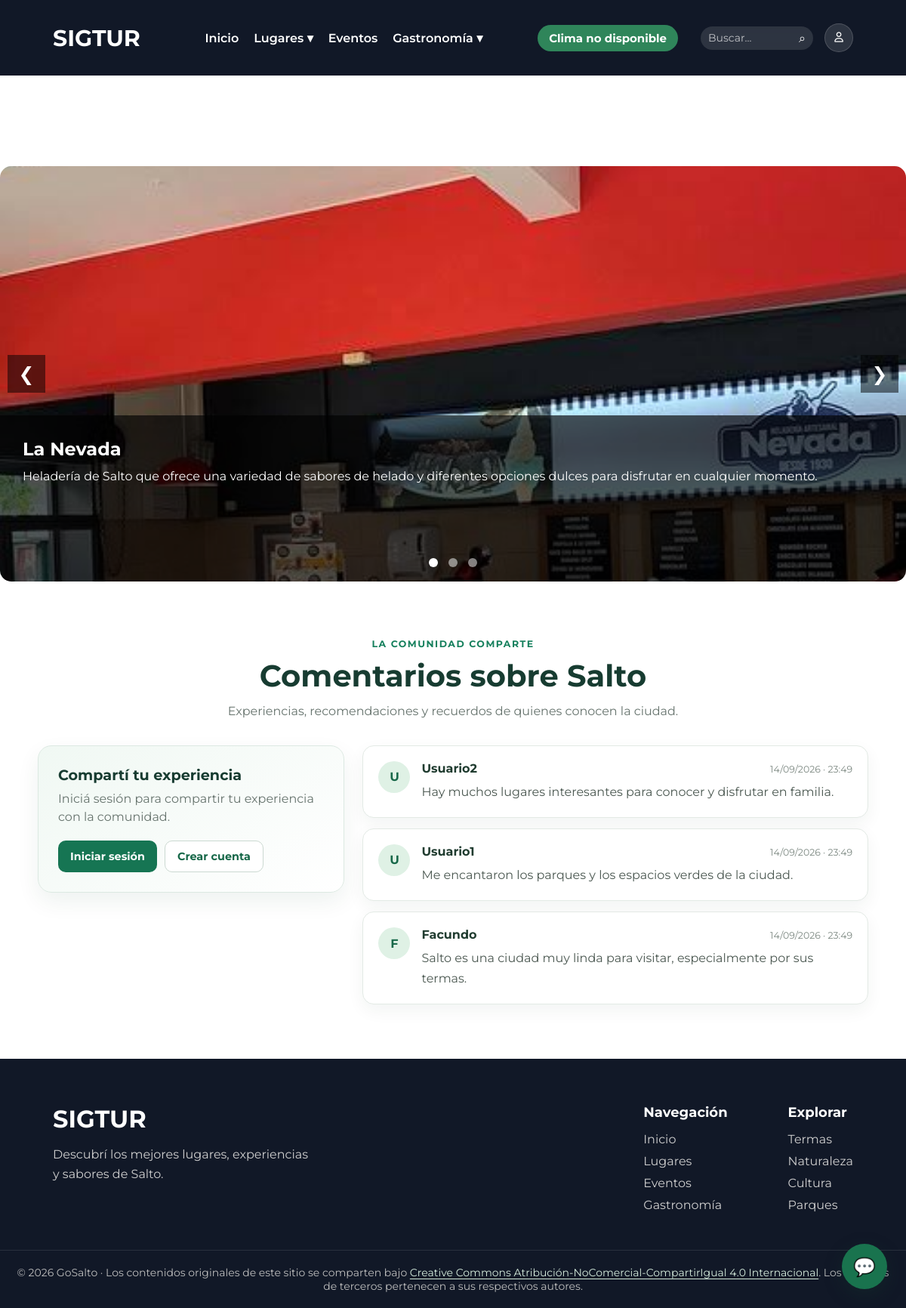
/pages/gastronomia/heladerias.php, run on the app's committed database.
### tables this page shows
CREATE TABLE `lugar` (
  `ID_LUGAR` int(11) NOT NULL,
  `NOMBRE` varchar(150) NOT NULL,
  `DESCRIPCION` text DEFAULT NULL,
  `DIRECCION` varchar(200) NOT NULL,
  `IMAGEN` varchar(255) DEFAULT NULL,
  `LATITUD` decimal(10,7) DEFAULT NULL,
  `LONGITUD` decimal(10,7) DEFAULT NULL
);

CREATE TABLE `comentario` (
  `ID_COMENTARIO` int(11) NOT NULL,
  `ID_USUARIO` int(11) NOT NULL,
  `COMENTARIO` text NOT NULL,
  `FECHA` datetime DEFAULT current_timestamp()
);

CREATE TABLE `usuario` (
  `ID_USUARIO` int(11) NOT NULL,
  `ID_ROL` int(11) NOT NULL,
  `NOMBRE` varchar(100) NOT NULL,
  `CONTRASENA` varchar(255) NOT NULL,
  `CORREO` varchar(150) NOT NULL
);

### config/config.php (called while the page is built, shortened)
<?php
function url($ruta)
{
    return BASE_URL . $ruta;
}
?>

### pages/gastronomia/heladerias.php (the view, shortened to what this page needs)
<?php
require_once("../../conexion.php");
$sql = "SELECT
            LUGAR.ID_LUGAR,
            LUGAR.NOMBRE,
            LUGAR.DESCRIPCION,
            LUGAR.DIRECCION,
            LUGAR.IMAGEN,
            LUGAR.LATITUD,
            LUGAR.LONGITUD
        FROM LUGAR
        INNER JOIN LUGAR_CATEGORIA
            ON LUGAR.ID_LUGAR = LUGAR_CATEGORIA.ID_LUGAR
        WHERE LUGAR_CATEGORIA.ID_CATEGORIA = 9";
$resultado = $conexion->query($sql);
?>
<!DOCTYPE html>
<html lang="es">
<head>
<link rel="stylesheet" href="<?php echo '../../assets/css/var.css'; ?>">
<link rel="stylesheet" href="<?php echo '../../assets/css/styles.css'; ?>">
<link rel="stylesheet" href="<?php echo '../../assets/css/componentes.css'; ?>">
<link rel="stylesheet" href="<?php echo '../../assets/css/style-secciones.css'; ?>">
<link rel="stylesheet" href="<?php echo '../../assets/css/slider.css'; ?>">
<link rel="stylesheet" href="<?php echo '../../assets/css/comments.css?v=3'; ?>">
<link rel="stylesheet" href="https://cdnjs.cloudflare.com/ajax/libs/font-awesome/6.7.2/css/all.min.css">
</head>
<body>
<main class="main-content pagina-interna">
<?php include("../../includes/navbar.php"); ?>
<section class="slider-container">
<button class="slider-btn prev">❮</button>
<?php $primero = true; ?>
<?php while ($heladeria = $resultado->fetch_assoc()) { ?>
    <div class="slide <?php echo $primero ? 'active' : ''; ?>">
        <img
            src="../../<?php echo $heladeria['IMAGEN']; ?>"
            alt="<?php echo $heladeria['NOMBRE']; ?>"
        >
        <div class="slide-info">
            <h2>
                <?php echo $heladeria['NOMBRE']; ?>
            </h2>
            <p>
                <?php echo $heladeria['DESCRIPCION']; ?>
            </p>
        </div>
    </div>
    <?php $primero = false; ?>
<?php } ?>
<button class="slider-btn next">❯</button>
<div class="slider-dots">
    <span class="dot active"></span>
    <span class="dot"></span>
    <span class="dot"></span>
</div>
</section>
<?php include("../../includes/comments.php"); ?>
</main>
<?php include("../../includes/footer.php"); ?>
<?php include("../../includes/chat-widget.php"); ?>
</body>
</html>

### includes/comments.php (shortened to what this page needs)
<?php
require_once(__DIR__ . "/../conexion.php");
require_once(__DIR__ . "/../config/config.php");
try {
    $resultadoComentarios = $conexion->query(
        "SELECT COMENTARIO.COMENTARIO, USUARIO.NOMBRE, COMENTARIO.FECHA
         FROM COMENTARIO
         INNER JOIN USUARIO ON COMENTARIO.ID_USUARIO = USUARIO.ID_USUARIO
         ORDER BY COMENTARIO.ID_COMENTARIO DESC"
    );
} catch (mysqli_sql_exception $error) {
    error_log("No se pudieron cargar los comentarios: " . $error->getMessage());
    $resultadoComentarios = false;
}
?>
<section class="comentarios" id="comentarios">
    <header class="comentarios-header">
        <span class="comentarios-etiqueta">La comunidad comparte</span>
        <h2>Comentarios sobre Salto</h2>
        <p>Experiencias, recomendaciones y recuerdos de quienes conocen la ciudad.</p>
    </header>
    <div class="comentarios-contenido">
        <div class="comentario-formulario">
            <h3>Compartí tu experiencia</h3>
            <?php if (isset($_SESSION['id_usuario'])) { ?>
                <p class="comentario-sesion">
                    Publicando como <strong><?= htmlspecialchars($_SESSION['nombre'] ?? 'Usuario', ENT_QUOTES, 'UTF-8') ?></strong>
                </p>
                <form action="<?= htmlspecialchars(url('pages/guardar_comentario.php'), ENT_QUOTES, 'UTF-8') ?>" method="POST">
                    <input type="hidden" name="csrf_token" value="<?= htmlspecialchars($_SESSION['csrf_comentario'], ENT_QUOTES, 'UTF-8') ?>">
                    <input type="hidden" name="return_to" value="<?= htmlspecialchars($_SERVER['REQUEST_URI'] ?? '/', ENT_QUOTES, 'UTF-8') ?>">
                    <label for="texto-comentario">Tu comentario</label>
                    <textarea
                        id="texto-comentario"
                        name="comentario"
                        maxlength="2000"
                        rows="5"
                        placeholder="¿Qué te gustó de Salto? Compartí tu recomendación..."
                        required
                    ></textarea>
                    <div class="comentario-formulario-pie">
                        <small>Hasta 2000 caracteres</small>
                        <button type="submit">Publicar comentario</button>
                    </div>
                </form>
            <?php } else { ?>
                <p>Iniciá sesión para compartir tu experiencia con la comunidad.</p>
                <div class="comentario-acceso">
                    <a href="<?= htmlspecialchars(url('pages/login.php'), ENT_QUOTES, 'UTF-8') ?>">Iniciar sesión</a>
                    <a href="<?= htmlspecialchars(url('pages/register.php'), ENT_QUOTES, 'UTF-8') ?>">Crear cuenta</a>
                </div>
            <?php } ?>
        </div>
        <div class="comentarios-lista">
            <?php if ($resultadoComentarios === false) { ?>
                <p class="comentarios-vacio">No se pudieron cargar los comentarios en este momento. Intentá nuevamente más tarde.</p>
            <?php } elseif ($resultadoComentarios->num_rows === 0) { ?>
                <p class="comentarios-vacio">Todavía no hay comentarios. ¡Sé la primera persona en compartir su experiencia!</p>
            <?php } else { ?>
                <?php while ($comentario = $resultadoComentarios->fetch_assoc()) { ?>
                    <article class="comentario">
                        <div class="comentario-avatar" aria-hidden="true">
                            <?= htmlspecialchars(mb_strtoupper(mb_substr($comentario['NOMBRE'], 0, 1, 'UTF-8'), 'UTF-8'), ENT_QUOTES, 'UTF-8') ?>
                        </div>
                        <div class="comentario-detalle">
                            <div class="comentario-meta">
                                <h3><?= htmlspecialchars($comentario['NOMBRE'], ENT_QUOTES, 'UTF-8') ?></h3>
                                <time datetime="<?= htmlspecialchars($comentario['FECHA'], ENT_QUOTES, 'UTF-8') ?>">
                                    <?= htmlspecialchars(date('d/m/Y · H:i', strtotime($comentario['FECHA'])), ENT_QUOTES, 'UTF-8') ?>
                                </time>
                            </div>
                            <p><?= nl2br(htmlspecialchars($comentario['COMENTARIO'], ENT_QUOTES, 'UTF-8')) ?></p>
                        </div>
                    </article>
                <?php } ?>
            <?php } ?>
        </div>
    </div>
</section>

### assets/css/var.css (style rules this page uses)
:root { --fuente: 'Montserrat', sans-serif; --color-principal: rgb(255, 255, 255); --color-secundario : #f5f5f5; --color-principal-texto: rgb(0, 0, 0); --color-secundario-texto : #555; --color-redes: #333; --tamaño-principal-h1: 30px; --tamaño-principal-fuente: 15px; }

### assets/css/styles.css (style rules this page uses)
* { margin: 0; padding: 0; box-sizing: border-box; font-family: var(--fuente); }
html, body { width: 100%; min-height: 100%; scroll-behavior: smooth; }
body { display: flex; flex-direction: column; min-height: 100vh; }
main { flex: 1; }
.pagina-interna { padding-top:100px; flex:1; }

### assets/css/componentes.css (style rules this page uses)
.slider-container { position: relative; max-width: 1200px; height: 550px; margin: 120px auto 40px auto; overflow: hidden; border-radius: 15px; }
.slide { display: none; width: 100%; height: 100%; position: relative; }
.slide.active { display: block; }
.slide img { width: 100%; height: 100%; object-fit: cover; }
.slide-info { position: absolute; bottom: 0; left: 0; width: 100%; height: 40%; background: rgba(0,0,0,0.65); color: white; padding: 30px; box-sizing: border-box; }
.slide-info h2 { margin-bottom: 10px; }
.slide-info p { line-height: 1.5; }
.slider-btn { position: absolute; top: 50%; transform: translateY(-50%); background: rgba(0,0,0,0.5); color: white; border: none; width: 50px; height: 50px; cursor: pointer; font-size: 25px; z-index: 100; }
.prev { left: 10px; }
.next { right: 10px; }
.slider-dots { position: absolute; bottom: 15px; width: 100%; text-align: center; z-index: 100; }
.dot { width: 12px; height: 12px; background: rgba(255,255,255,0.5); border-radius: 50%; display: inline-block; margin: 0 5px; cursor: pointer; }
.dot.active { background: white; }

### assets/css/slider.css (style rules this page uses)
.slider-container { position: relative; max-width: 1200px; height: 550px; margin: 120px auto 40px auto; overflow: hidden; border-radius: 15px; }
.slide { display: none; width: 100%; height: 100%; position: relative; }
.slide.active { display: block; }
.slide img { width: 100%; height: 100%; object-fit: cover; }
.slide-info { position: absolute; bottom: 0; left: 0; width: 100%; height: 40%; background: rgba(0,0,0,0.65); color: white; padding: 30px; box-sizing: border-box; }
.slide-info h2 { margin-bottom: 10px; }
.slide-info p { line-height: 1.5; }
.slider-btn { position: absolute; top: 50%; transform: translateY(-50%); background: rgba(0,0,0,0.5); color: white; border: none; width: 50px; height: 50px; cursor: pointer; font-size: 25px; z-index: 100; }
.prev { left: 10px; }
.next { right: 10px; }
.slider-dots { position: absolute; bottom: 15px; width: 100%; text-align: center; z-index: 100; }
.dot { width: 12px; height: 12px; background: rgba(255,255,255,0.5); border-radius: 50%; display: inline-block; margin: 0 5px; cursor: pointer; }
.dot.active { background: white; }

### data on the page
lugar: IMAGEN (picture), NOMBRE "La Nevada", DESCRIPCION "Heladería de Salto que ofrece una variedad de sabores de helado y diferentes opciones dulces para disfrutar en cualquier momento."
comentario: ID_USUARIO.NOMBRE "U", ID_USUARIO.NOMBRE "Usuario2", FECHA "14/09/2026 · 23:49", COMENTARIO "Hay muchos lugares interesantes para conocer y disfrutar en familia."
comentario: ID_USUARIO.NOMBRE "U", ID_USUARIO.NOMBRE "Usuario1", FECHA "14/09/2026 · 23:49", COMENTARIO "Me encantaron los parques y los espacios verdes de la ciudad."
comentario: ID_USUARIO.NOMBRE "F", ID_USUARIO.NOMBRE "Facundo", FECHA "14/09/2026 · 23:49", COMENTARIO "Salto es una ciudad muy linda para visitar, especialmente por sus termas."
